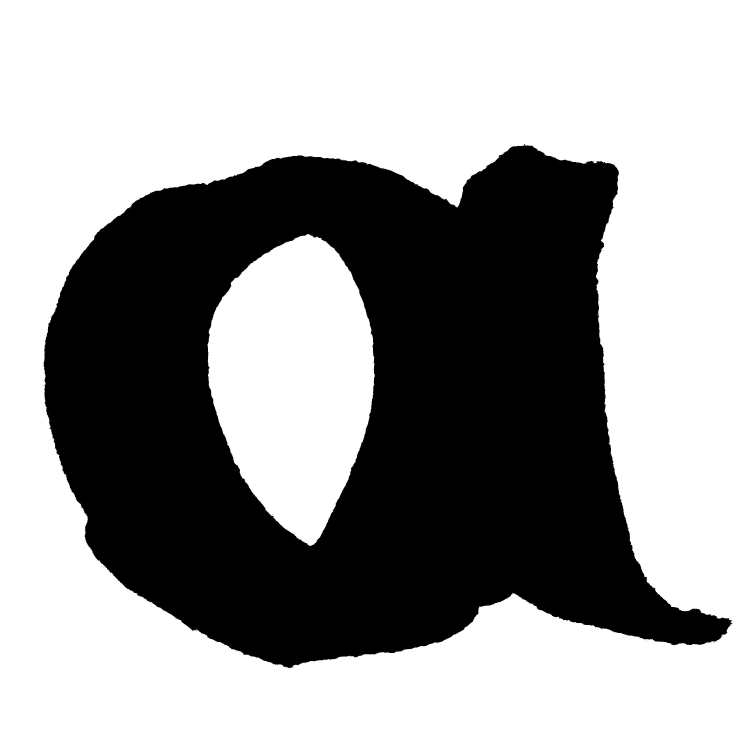
%> input picture Datasets greek/Pasta1/1.jpg, 3024 x 3024 px (shown at 1/4 size); its folder holds 4 pictures in this run
$ octave --eval "redes_neuronais_a;"   (GNU Octave 9; MATLAB toolbox functions it lacks are replaced by stand-ins)
%> lines starting %> are read from the running program, lines starting %| are printed output that depends on the picture; in (x1, y1, x2, y2) boxes, pixels count from 0 and x2, y2 are one past the last pixel; in counts of white or black regions, pixels touching at a corner belong together; the program's own positions count from 1
function redes_neuronais_a()

clc

base_directory = 'Datasets greek\\Pasta1\\%d.jpg';

for i=1:10
    directory = sprintf(base_directory,i);
    image = imread(directory);
%> image is the input picture: size 3024x3024 uint8; min 0, max 255, mean 159.6
    image = imresize(image,0.035);
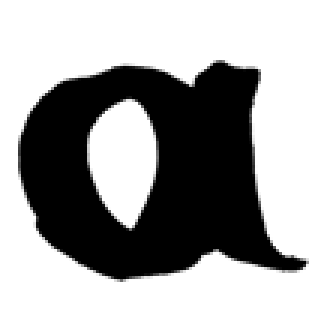
%> image: size 106x106 uint8 (shown 3 times larger); min 0, max 255, mean 159.6
    image = imbinarize(image); %põe a imagem a 0's e 1's
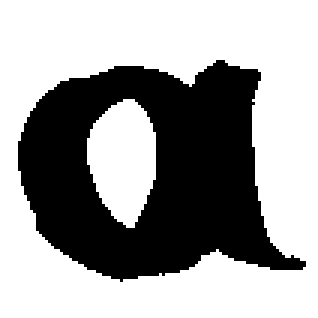
%> image: size 106x106 logical (shown 3 times larger); 62.5% white; 1 black region, box (x1, y1, x2, y2) and area: (6, 20, 102, 94) 4209
    binary_matrix = image(:); %põe todos os bits numa coluna
%> binary_matrix = 11236 logical values, 7027 true
    if i>1
        main_matrix = [main_matrix binary_matrix];
    else
        main_matrix = binary_matrix;
%> main_matrix = 11236 logical values, 7027 true
    end
end
%> pass 2 of the loop in redes_neuronais_a, `for i=1:10`:
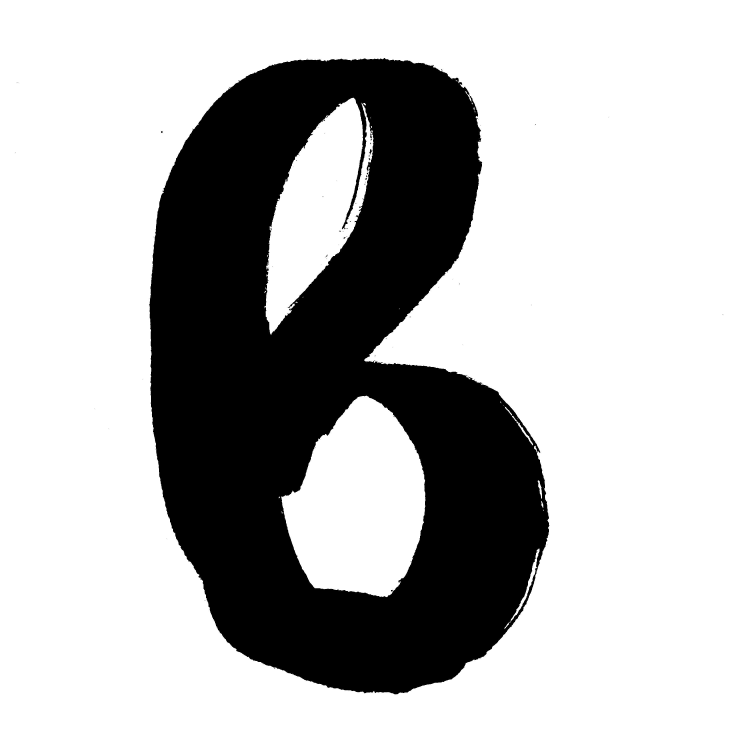
%> input picture Datasets greek/Pasta1/2.jpg, 3024 x 3024 px (shown at 1/4 size)
%> in redes_neuronais_a, image is the input picture: size 3024x3024 uint8; min 0, max 255, mean 185.2
%> in redes_neuronais_a, `image = imresize(image,0.035);`:
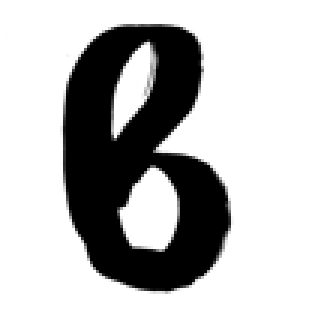
%> image: size 106x106 uint8 (shown 3 times larger); min 0, max 255, mean 185.2
%> in redes_neuronais_a, `image = imbinarize(image); %põe a imagem a 0's e 1's`:
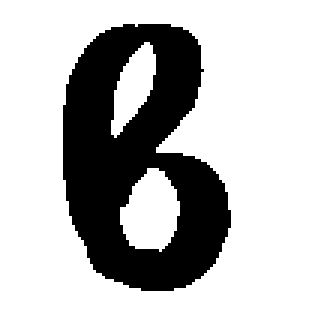
%> image: size 106x106 logical (shown 3 times larger); 72.6% white; 1 black region, box (x1, y1, x2, y2) and area: (21, 8, 77, 97) 3083
%> binary_matrix = 11236 logical values, 8153 true
%> pass 3 of the loop in redes_neuronais_a, `for i=1:10`:
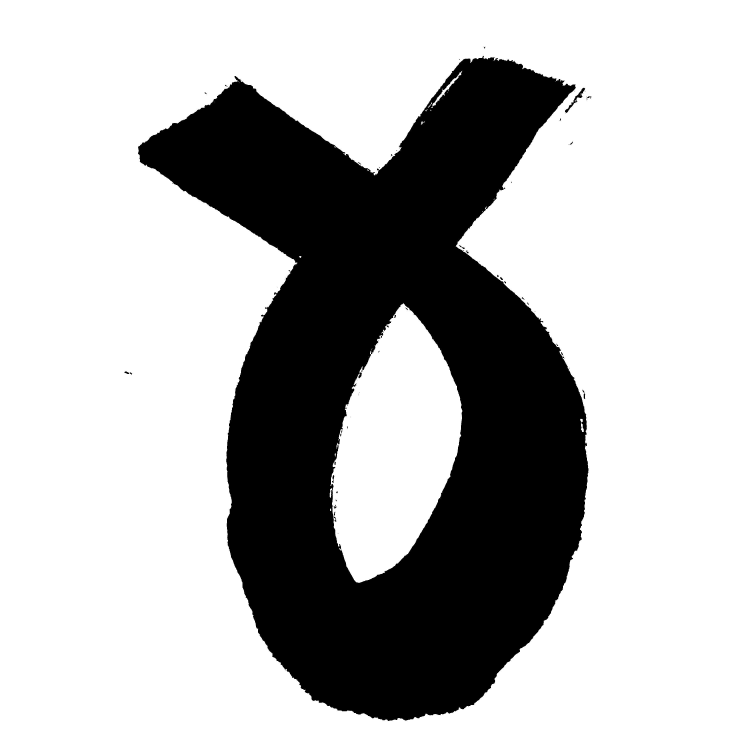
%> input picture Datasets greek/Pasta1/3.jpg, 3024 x 3024 px (shown at 1/4 size)
%> in redes_neuronais_a, image is the input picture: size 3024x3024 uint8; min 0, max 255, mean 183.7
%> in redes_neuronais_a, `image = imresize(image,0.035);`:
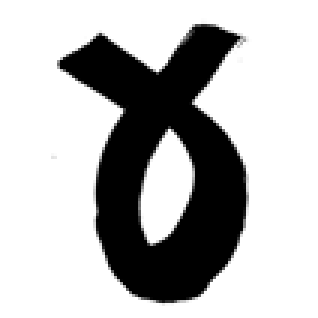
%> image: size 106x106 uint8 (shown 3 times larger); min 0, max 255, mean 183.7
%> in redes_neuronais_a, `image = imbinarize(image); %põe a imagem a 0's e 1's`:
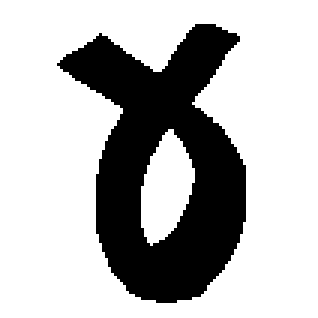
%> image: size 106x106 logical (shown 3 times larger); 71.9% white; 1 black region, box (x1, y1, x2, y2) and area: (19, 8, 82, 101) 3152
%> binary_matrix = 11236 logical values, 8084 true
%> the loop made 4 passes; the first 3 are shown

target = [1 0 0 0 0 0 0 0 0 0;
          0 1 0 0 0 0 0 0 0 0;
          0 0 1 0 0 0 0 0 0 0;
          0 0 0 1 0 0 0 0 0 0;
          0 0 0 0 1 0 0 0 0 0;
          0 0 0 0 0 1 0 0 0 0;
          0 0 0 0 0 0 1 0 0 0;
          0 0 0 0 0 0 0 1 0 0;
          0 0 0 0 0 0 0 0 1 0;
          0 0 0 0 0 0 0 0 0 1];

%count_rows=height(main_matrix);
%fprintf('Count rows:\n');
%count_rows

%criar a rede chamada net
net = feedforwardnet;
net.divideFcn='';

%Numero de epocas de treino: 100
%net.trainParam.epochs = 100;
net.trainFcn='traincgb'; %trainlm

%valores quando resize 90%:
%traingdx 10/0
%trainc 40% (demora muito)
%traincgb 40 e 60 (rápida)
%traincgf 30/20
%traincgp 10/10
%traingd 10/0
%traingda 10/0
%traingdm 20/10
%trainoss 50/10
%trainr 10/10
%trainrp 50/40/50
%trains 70/30/70
%trainscg 10/50/0

%treinar a rede
[net,tr] = train(net, main_matrix, target); %nome_rede = train(nome_rede, input, target)

%simular a rede e guardar o resultado na variavel y
y = sim(net, main_matrix); % sim(nome_rede, input)
%plotconfusion(target, y) %alinea B

% Mostrar resultado
fprintf('Saida do y:\n');
disp(y);
fprintf('Saida desejada:\n');
disp(target);

% visualizar a arquitetura da rede criada
view(net)


r=0;
for i=1:size(y,2)
  [a, b] = max(y(:,i));
  [c, d] = max(target(:,i));
  if b == d
      r = r+1;
  end
end

accuracy = r/size(y,2)*100;
fprintf('\nPrecisao total %f\n\n', accuracy);


end
%> (the run ends here)
